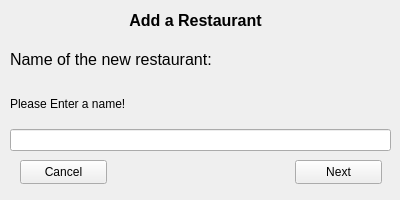
<?xml version="1.0" encoding="UTF-8"?>
<ui version="4.0">
 <class>addRestaurant</class>
 <widget class="QDialog" name="addRestaurant">
  <property name="geometry">
   <rect>
    <x>0</x>
    <y>0</y>
    <width>400</width>
    <height>200</height>
   </rect>
  </property>
  <property name="windowTitle">
   <string>Dialog</string>
  </property>
  <widget class="QStackedWidget" name="stackedWidget">
   <property name="geometry">
    <rect>
     <x>0</x>
     <y>0</y>
     <width>400</width>
     <height>200</height>
    </rect>
   </property>
   <property name="currentIndex">
    <number>0</number>
   </property>
   <widget class="QWidget" name="page_primary">
    <widget class="QLabel" name="primary_label_title">
     <property name="geometry">
      <rect>
       <x>110</x>
       <y>10</y>
       <width>171</width>
       <height>21</height>
      </rect>
     </property>
     <property name="font">
      <font>
       <pointsize>12</pointsize>
       <weight>75</weight>
       <bold>true</bold>
      </font>
     </property>
     <property name="text">
      <string>Add a Restaurant</string>
     </property>
     <property name="alignment">
      <set>Qt::AlignCenter</set>
     </property>
    </widget>
    <widget class="QPushButton" name="primary_pushButton_cancel">
     <property name="geometry">
      <rect>
       <x>20</x>
       <y>160</y>
       <width>87</width>
       <height>24</height>
      </rect>
     </property>
     <property name="focusPolicy">
      <enum>Qt::NoFocus</enum>
     </property>
     <property name="text">
      <string>Cancel</string>
     </property>
    </widget>
    <widget class="QPushButton" name="primary_pushButton_next">
     <property name="enabled">
      <bool>true</bool>
     </property>
     <property name="geometry">
      <rect>
       <x>295</x>
       <y>160</y>
       <width>87</width>
       <height>24</height>
      </rect>
     </property>
     <property name="focusPolicy">
      <enum>Qt::NoFocus</enum>
     </property>
     <property name="text">
      <string>Next</string>
     </property>
    </widget>
    <widget class="QWidget" name="layoutWidget">
     <property name="geometry">
      <rect>
       <x>10</x>
       <y>40</y>
       <width>381</width>
       <height>111</height>
      </rect>
     </property>
     <layout class="QVBoxLayout" name="primary_verticalLayout">
      <item>
       <widget class="QLabel" name="primary_label_namePrompt">
        <property name="font">
         <font>
          <pointsize>12</pointsize>
         </font>
        </property>
        <property name="text">
         <string>Name of the new restaurant:</string>
        </property>
       </widget>
      </item>
      <item>
       <widget class="QLabel" name="primary_label_errorMessage">
        <property name="text">
         <string>Please Enter a name!</string>
        </property>
       </widget>
      </item>
      <item>
       <widget class="QLineEdit" name="primary_lineEdit_name">
        <property name="focusPolicy">
         <enum>Qt::ClickFocus</enum>
        </property>
       </widget>
      </item>
     </layout>
    </widget>
   </widget>
   <widget class="QWidget" name="page_addItems">
    <widget class="QPushButton" name="addItems_pushButton_cancel">
     <property name="geometry">
      <rect>
       <x>20</x>
       <y>160</y>
       <width>87</width>
       <height>24</height>
      </rect>
     </property>
     <property name="focusPolicy">
      <enum>Qt::NoFocus</enum>
     </property>
     <property name="text">
      <string>Cancel</string>
     </property>
    </widget>
    <widget class="QPushButton" name="addItems_pushButton_add">
     <property name="geometry">
      <rect>
       <x>180</x>
       <y>98</y>
       <width>30</width>
       <height>30</height>
      </rect>
     </property>
     <property name="palette">
      <palette>
       <active>
        <colorrole role="WindowText">
         <brush brushstyle="SolidPattern">
          <color alpha="255">
           <red>0</red>
           <green>0</green>
           <blue>0</blue>
          </color>
         </brush>
        </colorrole>
        <colorrole role="Button">
         <brush brushstyle="SolidPattern">
          <color alpha="255">
           <red>40</red>
           <green>177</green>
           <blue>98</blue>
          </color>
         </brush>
        </colorrole>
        <colorrole role="Light">
         <brush brushstyle="SolidPattern">
          <color alpha="255">
           <red>68</red>
           <green>255</green>
           <blue>147</blue>
          </color>
         </brush>
        </colorrole>
        <colorrole role="Midlight">
         <brush brushstyle="SolidPattern">
          <color alpha="255">
           <red>54</red>
           <green>216</green>
           <blue>122</blue>
          </color>
         </brush>
        </colorrole>
        <colorrole role="Dark">
         <brush brushstyle="SolidPattern">
          <color alpha="255">
           <red>20</red>
           <green>88</green>
           <blue>49</blue>
          </color>
         </brush>
        </colorrole>
        <colorrole role="Mid">
         <brush brushstyle="SolidPattern">
          <color alpha="255">
           <red>26</red>
           <green>118</green>
           <blue>65</blue>
          </color>
         </brush>
        </colorrole>
        <colorrole role="Text">
         <brush brushstyle="SolidPattern">
          <color alpha="255">
           <red>0</red>
           <green>0</green>
           <blue>0</blue>
          </color>
         </brush>
        </colorrole>
        <colorrole role="BrightText">
         <brush brushstyle="SolidPattern">
          <color alpha="255">
           <red>255</red>
           <green>255</green>
           <blue>255</blue>
          </color>
         </brush>
        </colorrole>
        <colorrole role="ButtonText">
         <brush brushstyle="SolidPattern">
          <color alpha="255">
           <red>0</red>
           <green>0</green>
           <blue>0</blue>
          </color>
         </brush>
        </colorrole>
        <colorrole role="Base">
         <brush brushstyle="SolidPattern">
          <color alpha="255">
           <red>255</red>
           <green>255</green>
           <blue>255</blue>
          </color>
         </brush>
        </colorrole>
        <colorrole role="Window">
         <brush brushstyle="SolidPattern">
          <color alpha="255">
           <red>40</red>
           <green>177</green>
           <blue>98</blue>
          </color>
         </brush>
        </colorrole>
        <colorrole role="Shadow">
         <brush brushstyle="SolidPattern">
          <color alpha="255">
           <red>0</red>
           <green>0</green>
           <blue>0</blue>
          </color>
         </brush>
        </colorrole>
        <colorrole role="AlternateBase">
         <brush brushstyle="SolidPattern">
          <color alpha="255">
           <red>147</red>
           <green>216</green>
           <blue>176</blue>
          </color>
         </brush>
        </colorrole>
        <colorrole role="ToolTipBase">
         <brush brushstyle="SolidPattern">
          <color alpha="255">
           <red>255</red>
           <green>255</green>
           <blue>220</blue>
          </color>
         </brush>
        </colorrole>
        <colorrole role="ToolTipText">
         <brush brushstyle="SolidPattern">
          <color alpha="255">
           <red>0</red>
           <green>0</green>
           <blue>0</blue>
          </color>
         </brush>
        </colorrole>
       </active>
       <inactive>
        <colorrole role="WindowText">
         <brush brushstyle="SolidPattern">
          <color alpha="255">
           <red>0</red>
           <green>0</green>
           <blue>0</blue>
          </color>
         </brush>
        </colorrole>
        <colorrole role="Button">
         <brush brushstyle="SolidPattern">
          <color alpha="255">
           <red>40</red>
           <green>177</green>
           <blue>98</blue>
          </color>
         </brush>
        </colorrole>
        <colorrole role="Light">
         <brush brushstyle="SolidPattern">
          <color alpha="255">
           <red>68</red>
           <green>255</green>
           <blue>147</blue>
          </color>
         </brush>
        </colorrole>
        <colorrole role="Midlight">
         <brush brushstyle="SolidPattern">
          <color alpha="255">
           <red>54</red>
           <green>216</green>
           <blue>122</blue>
          </color>
         </brush>
        </colorrole>
        <colorrole role="Dark">
         <brush brushstyle="SolidPattern">
          <color alpha="255">
           <red>20</red>
           <green>88</green>
           <blue>49</blue>
          </color>
         </brush>
        </colorrole>
        <colorrole role="Mid">
         <brush brushstyle="SolidPattern">
          <color alpha="255">
           <red>26</red>
           <green>118</green>
           <blue>65</blue>
          </color>
         </brush>
        </colorrole>
        <colorrole role="Text">
         <brush brushstyle="SolidPattern">
          <color alpha="255">
           <red>0</red>
           <green>0</green>
           <blue>0</blue>
          </color>
         </brush>
        </colorrole>
        <colorrole role="BrightText">
         <brush brushstyle="SolidPattern">
          <color alpha="255">
           <red>255</red>
           <green>255</green>
           <blue>255</blue>
          </color>
         </brush>
        </colorrole>
        <colorrole role="ButtonText">
         <brush brushstyle="SolidPattern">
          <color alpha="255">
           <red>0</red>
           <green>0</green>
           <blue>0</blue>
          </color>
         </brush>
        </colorrole>
        <colorrole role="Base">
         <brush brushstyle="SolidPattern">
          <color alpha="255">
           <red>255</red>
           <green>255</green>
           <blue>255</blue>
          </color>
         </brush>
        </colorrole>
        <colorrole role="Window">
         <brush brushstyle="SolidPattern">
          <color alpha="255">
           <red>40</red>
           <green>177</green>
           <blue>98</blue>
          </color>
         </brush>
        </colorrole>
        <colorrole role="Shadow">
         <brush brushstyle="SolidPattern">
          <color alpha="255">
           <red>0</red>
           <green>0</green>
           <blue>0</blue>
          </color>
         </brush>
        </colorrole>
        <colorrole role="AlternateBase">
         <brush brushstyle="SolidPattern">
          <color alpha="255">
           <red>147</red>
           <green>216</green>
           <blue>176</blue>
          </color>
         </brush>
        </colorrole>
        <colorrole role="ToolTipBase">
         <brush brushstyle="SolidPattern">
          <color alpha="255">
           <red>255</red>
           <green>255</green>
           <blue>220</blue>
          </color>
         </brush>
        </colorrole>
        <colorrole role="ToolTipText">
         <brush brushstyle="SolidPattern">
          <color alpha="255">
           <red>0</red>
           <green>0</green>
           <blue>0</blue>
          </color>
         </brush>
        </colorrole>
       </inactive>
       <disabled>
        <colorrole role="WindowText">
         <brush brushstyle="SolidPattern">
          <color alpha="255">
           <red>20</red>
           <green>88</green>
           <blue>49</blue>
          </color>
         </brush>
        </colorrole>
        <colorrole role="Button">
         <brush brushstyle="SolidPattern">
          <color alpha="255">
           <red>40</red>
           <green>177</green>
           <blue>98</blue>
          </color>
         </brush>
        </colorrole>
        <colorrole role="Light">
         <brush brushstyle="SolidPattern">
          <color alpha="255">
           <red>68</red>
           <green>255</green>
           <blue>147</blue>
          </color>
         </brush>
        </colorrole>
        <colorrole role="Midlight">
         <brush brushstyle="SolidPattern">
          <color alpha="255">
           <red>54</red>
           <green>216</green>
           <blue>122</blue>
          </color>
         </brush>
        </colorrole>
        <colorrole role="Dark">
         <brush brushstyle="SolidPattern">
          <color alpha="255">
           <red>20</red>
           <green>88</green>
           <blue>49</blue>
          </color>
         </brush>
        </colorrole>
        <colorrole role="Mid">
         <brush brushstyle="SolidPattern">
          <color alpha="255">
           <red>26</red>
           <green>118</green>
           <blue>65</blue>
          </color>
         </brush>
        </colorrole>
        <colorrole role="Text">
         <brush brushstyle="SolidPattern">
          <color alpha="255">
           <red>20</red>
           <green>88</green>
           <blue>49</blue>
          </color>
         </brush>
        </colorrole>
        <colorrole role="BrightText">
         <brush brushstyle="SolidPattern">
          <color alpha="255">
           <red>255</red>
           <green>255</green>
           <blue>255</blue>
          </color>
         </brush>
        </colorrole>
        <colorrole role="ButtonText">
         <brush brushstyle="SolidPattern">
          <color alpha="255">
           <red>20</red>
           <green>88</green>
           <blue>49</blue>
          </color>
         </brush>
        </colorrole>
        <colorrole role="Base">
         <brush brushstyle="SolidPattern">
          <color alpha="255">
           <red>40</red>
           <green>177</green>
           <blue>98</blue>
          </color>
         </brush>
        </colorrole>
        <colorrole role="Window">
         <brush brushstyle="SolidPattern">
          <color alpha="255">
           <red>40</red>
           <green>177</green>
           <blue>98</blue>
          </color>
         </brush>
        </colorrole>
        <colorrole role="Shadow">
         <brush brushstyle="SolidPattern">
          <color alpha="255">
           <red>0</red>
           <green>0</green>
           <blue>0</blue>
          </color>
         </brush>
        </colorrole>
        <colorrole role="AlternateBase">
         <brush brushstyle="SolidPattern">
          <color alpha="255">
           <red>40</red>
           <green>177</green>
           <blue>98</blue>
          </color>
         </brush>
        </colorrole>
        <colorrole role="ToolTipBase">
         <brush brushstyle="SolidPattern">
          <color alpha="255">
           <red>255</red>
           <green>255</green>
           <blue>220</blue>
          </color>
         </brush>
        </colorrole>
        <colorrole role="ToolTipText">
         <brush brushstyle="SolidPattern">
          <color alpha="255">
           <red>0</red>
           <green>0</green>
           <blue>0</blue>
          </color>
         </brush>
        </colorrole>
       </disabled>
      </palette>
     </property>
     <property name="font">
      <font>
       <pointsize>20</pointsize>
       <weight>75</weight>
       <bold>true</bold>
      </font>
     </property>
     <property name="text">
      <string>+</string>
     </property>
     <property name="flat">
      <bool>true</bool>
     </property>
    </widget>
    <widget class="QPushButton" name="addItems_pushButton_next">
     <property name="geometry">
      <rect>
       <x>295</x>
       <y>160</y>
       <width>87</width>
       <height>24</height>
      </rect>
     </property>
     <property name="focusPolicy">
      <enum>Qt::NoFocus</enum>
     </property>
     <property name="text">
      <string>Next</string>
     </property>
    </widget>
    <widget class="QLabel" name="addItems_label_title">
     <property name="geometry">
      <rect>
       <x>25</x>
       <y>10</y>
       <width>350</width>
       <height>21</height>
      </rect>
     </property>
     <property name="font">
      <font>
       <pointsize>12</pointsize>
       <weight>75</weight>
       <bold>true</bold>
      </font>
     </property>
     <property name="text">
      <string>Add Menu Items</string>
     </property>
     <property name="alignment">
      <set>Qt::AlignCenter</set>
     </property>
    </widget>
    <widget class="QLabel" name="addItems_label_name">
     <property name="geometry">
      <rect>
       <x>30</x>
       <y>62</y>
       <width>71</width>
       <height>16</height>
      </rect>
     </property>
     <property name="text">
      <string>Name:</string>
     </property>
    </widget>
    <widget class="QLabel" name="addItems_label_price">
     <property name="geometry">
      <rect>
       <x>30</x>
       <y>104</y>
       <width>51</width>
       <height>16</height>
      </rect>
     </property>
     <property name="text">
      <string>Price:</string>
     </property>
    </widget>
    <widget class="QLineEdit" name="addItems_lineEdit_name">
     <property name="geometry">
      <rect>
       <x>90</x>
       <y>60</y>
       <width>271</width>
       <height>24</height>
      </rect>
     </property>
    </widget>
    <widget class="QLabel" name="addItems_label_errorMessage">
     <property name="geometry">
      <rect>
       <x>30</x>
       <y>132</y>
       <width>331</width>
       <height>16</height>
      </rect>
     </property>
     <property name="text">
      <string>Please add an item name!</string>
     </property>
    </widget>
    <widget class="QDoubleSpinBox" name="addItems_doubleSpinBox_price">
     <property name="geometry">
      <rect>
       <x>90</x>
       <y>100</y>
       <width>75</width>
       <height>25</height>
      </rect>
     </property>
    </widget>
    <widget class="QLabel" name="addItems_label_added">
     <property name="geometry">
      <rect>
       <x>220</x>
       <y>104</y>
       <width>141</width>
       <height>16</height>
      </rect>
     </property>
     <property name="text">
      <string>Added </string>
     </property>
    </widget>
   </widget>
   <widget class="QWidget" name="page_addDistances">
    <widget class="QLabel" name="addDistances_label_title">
     <property name="geometry">
      <rect>
       <x>110</x>
       <y>10</y>
       <width>171</width>
       <height>21</height>
      </rect>
     </property>
     <property name="font">
      <font>
       <pointsize>12</pointsize>
       <weight>75</weight>
       <bold>true</bold>
      </font>
     </property>
     <property name="text">
      <string>Add Distance to:</string>
     </property>
     <property name="alignment">
      <set>Qt::AlignCenter</set>
     </property>
    </widget>
    <widget class="QLabel" name="addDistances_label_location">
     <property name="geometry">
      <rect>
       <x>110</x>
       <y>30</y>
       <width>171</width>
       <height>54</height>
      </rect>
     </property>
     <property name="font">
      <font>
       <pointsize>12</pointsize>
      </font>
     </property>
     <property name="text">
      <string>loc</string>
     </property>
     <property name="alignment">
      <set>Qt::AlignCenter</set>
     </property>
    </widget>
    <widget class="QDoubleSpinBox" name="addDistances_doubleSpinBox_distance">
     <property name="geometry">
      <rect>
       <x>135</x>
       <y>100</y>
       <width>129</width>
       <height>25</height>
      </rect>
     </property>
    </widget>
    <widget class="QPushButton" name="addDistances_pushButton_cancel">
     <property name="geometry">
      <rect>
       <x>20</x>
       <y>160</y>
       <width>87</width>
       <height>24</height>
      </rect>
     </property>
     <property name="focusPolicy">
      <enum>Qt::NoFocus</enum>
     </property>
     <property name="text">
      <string>Cancel</string>
     </property>
    </widget>
    <widget class="QPushButton" name="addDistances_pushButton_next">
     <property name="geometry">
      <rect>
       <x>295</x>
       <y>160</y>
       <width>87</width>
       <height>24</height>
      </rect>
     </property>
     <property name="focusPolicy">
      <enum>Qt::NoFocus</enum>
     </property>
     <property name="text">
      <string>Next</string>
     </property>
    </widget>
   </widget>
  </widget>
 </widget>
 <resources/>
 <connections/>
</ui>
